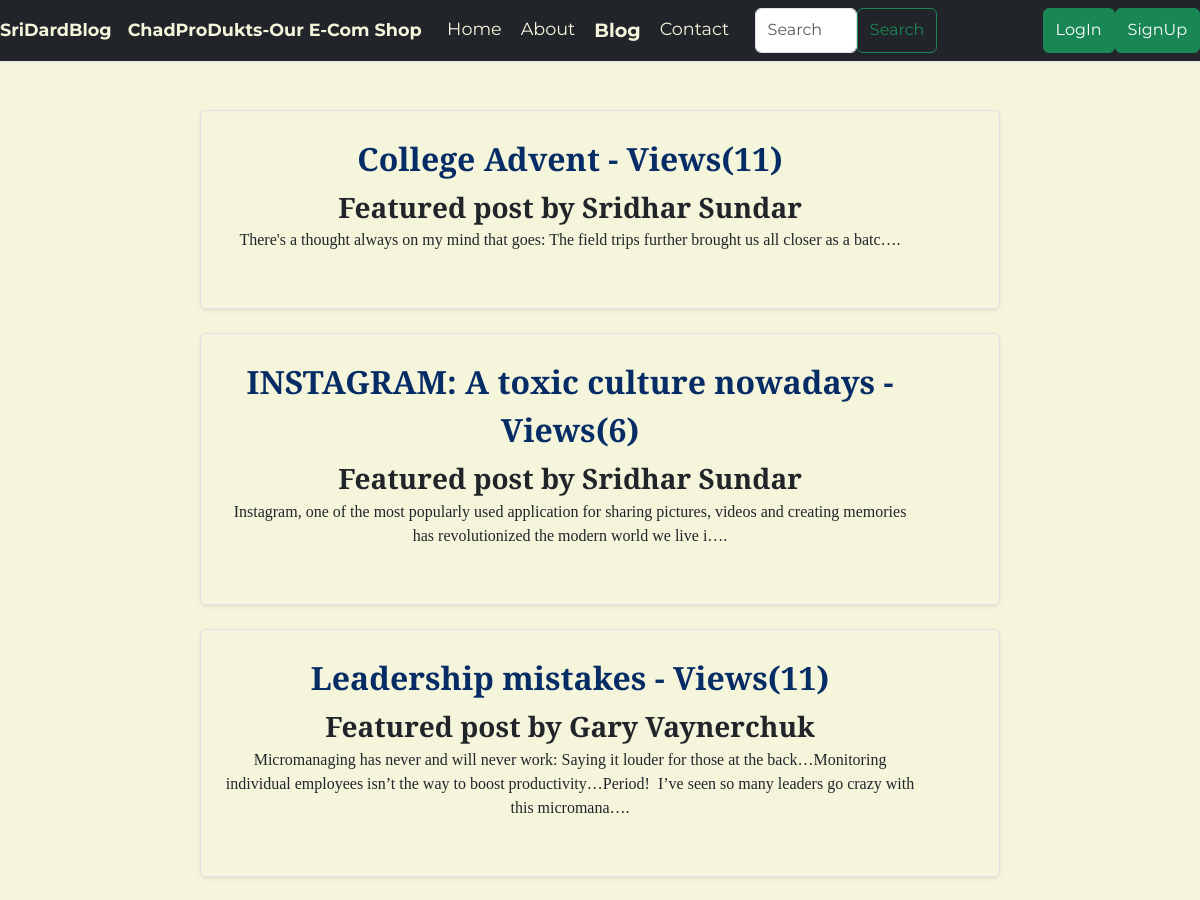
/blog/blogger/ (upper part), run on an earlier commit of the app's database.
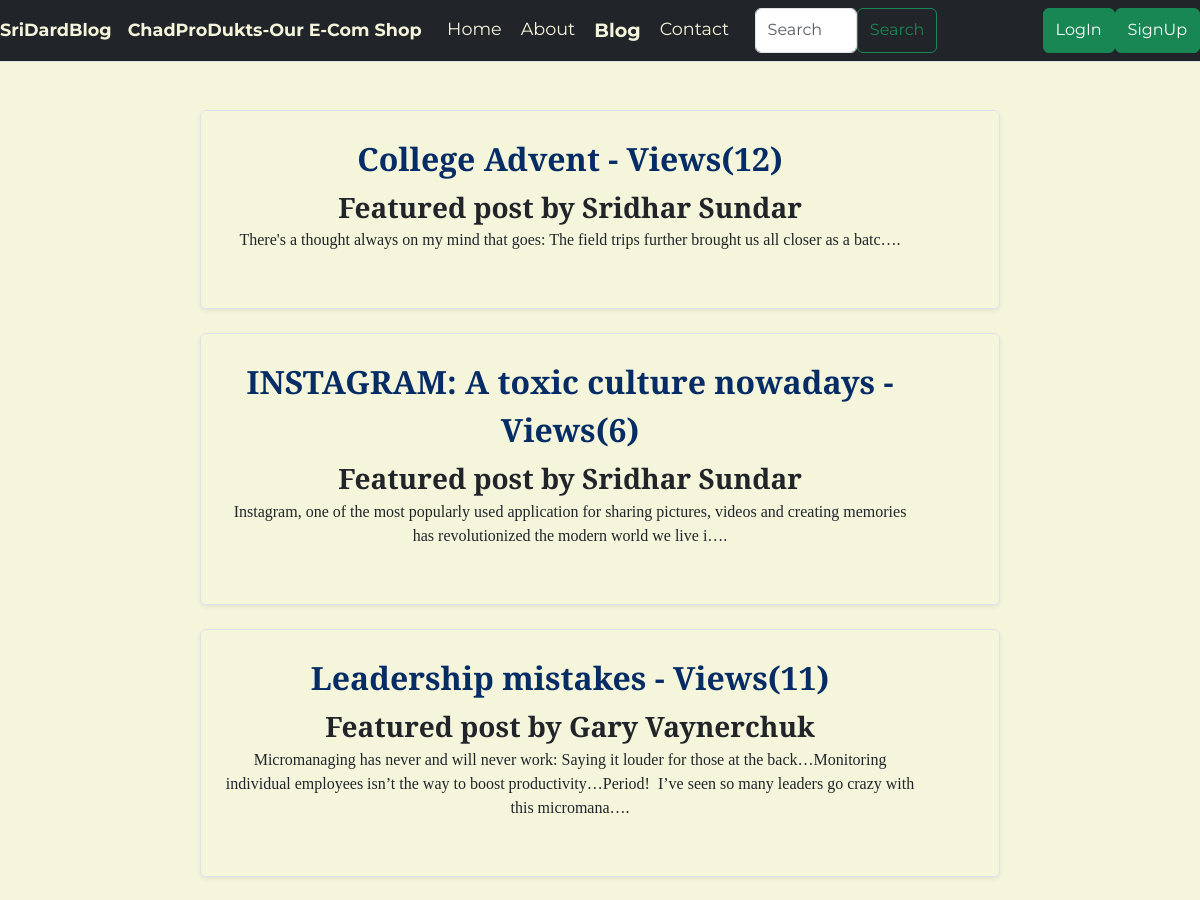
And on a later commit of the database.
### blog/models.py (models this page shows, shortened)
class Posts(models.Model):
    post_id=models.AutoField(primary_key=True)
    title=models.CharField(max_length=50)
    author=models.CharField(max_length=25)
    slug=models.CharField(max_length=200)
    content=models.TextField()
    username=models.CharField(null=True, max_length=100)
    views=models.IntegerField(default=0)
    email=models.EmailField(max_length=60)
    timestamp=models.DateTimeField(default=now,blank=True)

### blog/views.py (the view)
# urls.py: path("blogger/", views.blogger, name="blogblogger"),
def blogger(request):
    allposts=Posts.objects.all()
    context={'allposts':allposts}
    return render(request,'blog/blogger.html', context)

### blog/templates/blog/blogger.html (shortened to what this page needs)
{% extends 'blog/base.html' %}
{% block body %}
<div class="mt-5 mb-2 col-md-8" style="margin-left: 16.67%;">
  {% for post in allposts%}
  <div class="row g-0 border rounded overflow-hidden flex-md-row mb-4 shadow-sm h-md-250 position-relative">
    <div class="col p-4 d-flex flex-column position-static">
      <a class="text-dark"  style="text-decoration:none" href="/blog/{{post.slug}}" class="icon-link gap-1 icon-link-hover stretched-link">
        <strong class="fs-2 d-inline-block mb-2 text-primary-emphasis">{{post.title}} - Views({{post.views}})</strong>
      <h3 class="mb-0">Featured post by {{post.author}}</h3>
      <p class="card-text mb-auto"><div class="preview">{{post.content|safe | truncatechars:285}}.</div></p>
      <a href="/blog/{{post.slug}}" class="icon-link gap-1 icon-link-hover stretched-link">
        <svg class="bi"><use xlink:href="#chevron-right"></use></svg>
      </a>
    </div>
  </div>{% endfor %}
  </div>
{%endblock%}

What changed in the data, as far as the page shows it:
changed Posts "College Advent": views "11" → "12"
